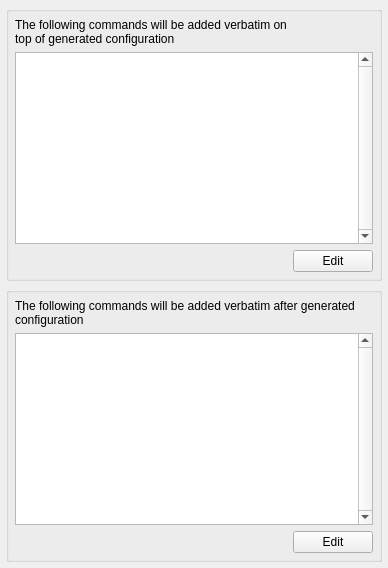
     <widget class="QWidget" name="tab3">
      <attribute name="title">
       <string>Prolog/Epilog</string>
      </attribute>
      <layout class="QGridLayout">
       <property name="margin" stdset="0">
        <number>6</number>
       </property>
       <item row="0" column="0">
        <widget class="QGroupBox" name="frame146">
         <property name="title">
          <string/>
         </property>
         <layout class="QGridLayout">
          <property name="margin" stdset="0">
           <number>6</number>
          </property>
          <item row="2" column="0">
           <spacer>
            <property name="orientation">
             <enum>Qt::Orientation::Horizontal</enum>
            </property>
            <property name="sizeType">
             <enum>QSizePolicy::Policy::Expanding</enum>
            </property>
            <property name="sizeHint" stdset="0">
             <size>
              <width>40</width>
              <height>20</height>
             </size>
            </property>
           </spacer>
          </item>
          <item row="2" column="1">
           <widget class="QPushButton" name="edit_prolog_button">
            <property name="text">
             <string>Edit</string>
            </property>
           </widget>
          </item>
          <item row="0" column="0">
           <widget class="QLabel" name="textLabel2_2">
            <property name="text">
             <string>The following commands will be added verbatim on top of generated configuration</string>
            </property>
            <property name="alignment">
             <set>Qt::AlignmentFlag::AlignVCenter</set>
            </property>
            <property name="wordWrap">
             <bool>true</bool>
            </property>
           </widget>
          </item>
          <item row="1" column="0" colspan="2">
           <widget class="QTextEdit" name="prolog_script">
            <property name="verticalScrollBarPolicy">
             <enum>Qt::ScrollBarPolicy::ScrollBarAlwaysOn</enum>
            </property>
            <property name="horizontalScrollBarPolicy">
             <enum>Qt::ScrollBarPolicy::ScrollBarAlwaysOff</enum>
            </property>
           </widget>
          </item>
         </layout>
        </widget>
       </item>
       <item row="1" column="0">
        <widget class="QGroupBox" name="frame147">
         <property name="title">
          <string/>
         </property>
         <layout class="QGridLayout">
          <property name="margin" stdset="0">
           <number>6</number>
          </property>
          <item row="2" column="1">
           <widget class="QPushButton" name="edit_epilog_button">
            <property name="text">
             <string>Edit</string>
            </property>
           </widget>
          </item>
          <item row="2" column="0">
           <spacer>
            <property name="orientation">
             <enum>Qt::Orientation::Horizontal</enum>
            </property>
            <property name="sizeType">
             <enum>QSizePolicy::Policy::Expanding</enum>
            </property>
            <property name="sizeHint" stdset="0">
             <size>
              <width>40</width>
              <height>20</height>
             </size>
            </property>
           </spacer>
          </item>
          <item row="1" column="0" colspan="2">
           <widget class="QTextEdit" name="epilog_script">
            <property name="verticalScrollBarPolicy">
             <enum>Qt::ScrollBarPolicy::ScrollBarAlwaysOn</enum>
            </property>
            <property name="horizontalScrollBarPolicy">
             <enum>Qt::ScrollBarPolicy::ScrollBarAlwaysOff</enum>
            </property>
           </widget>
          </item>
          <item row="0" column="0" colspan="2">
           <widget class="QLabel" name="textLabel2_2_2">
            <property name="text">
             <string>The following commands will be added verbatim after generated configuration</string>
            </property>
            <property name="alignment">
             <set>Qt::AlignmentFlag::AlignVCenter</set>
            </property>
            <property name="wordWrap">
             <bool>true</bool>
            </property>
           </widget>
          </item>
         </layout>
        </widget>
       </item>
      </layout>
     </widget>
